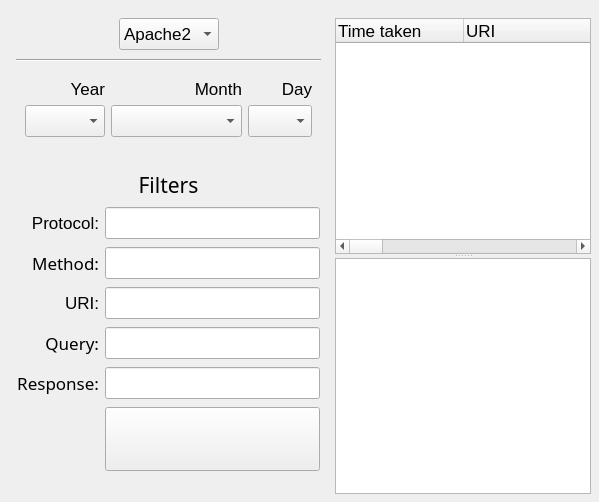
          <widget class="QWidget" name="StatsTabsPage2">
           <layout class="QGridLayout" name="gridLayout_19">
            <property name="leftMargin">
             <number>8</number>
            </property>
            <property name="topMargin">
             <number>18</number>
            </property>
            <property name="rightMargin">
             <number>8</number>
            </property>
            <property name="bottomMargin">
             <number>8</number>
            </property>
            <item row="0" column="0">
             <widget class="QFrame" name="frame_StatsSpeed_1">
              <property name="sizePolicy">
               <sizepolicy hsizetype="Fixed" vsizetype="Fixed">
                <horstretch>0</horstretch>
                <verstretch>0</verstretch>
               </sizepolicy>
              </property>
              <property name="minimumSize">
               <size>
                <width>321</width>
                <height>0</height>
               </size>
              </property>
              <property name="maximumSize">
               <size>
                <width>0</width>
                <height>140</height>
               </size>
              </property>
              <layout class="QGridLayout" name="gridLayout_15">
               <property name="leftMargin">
                <number>8</number>
               </property>
               <property name="topMargin">
                <number>0</number>
               </property>
               <property name="rightMargin">
                <number>8</number>
               </property>
               <property name="bottomMargin">
                <number>8</number>
               </property>
               <item row="0" column="0">
                <spacer name="spacer_StatsSpeed_2">
                 <property name="orientation">
                  <enum>Qt::Horizontal</enum>
                 </property>
                 <property name="sizeHint" stdset="0">
                  <size>
                   <width>40</width>
                   <height>20</height>
                  </size>
                 </property>
                </spacer>
               </item>
               <item row="0" column="1">
                <widget class="QComboBox" name="box_StatsSpeed_WebServer">
                 <property name="minimumSize">
                  <size>
                   <width>100</width>
                   <height>32</height>
                  </size>
                 </property>
                 <property name="maximumSize">
                  <size>
                   <width>16777215</width>
                   <height>32</height>
                  </size>
                 </property>
                 <property name="font">
                  <font>
                   <pointsize>13</pointsize>
                  </font>
                 </property>
                 <property name="toolTip">
                  <string>Select a Web Server</string>
                 </property>
                 <property name="sizeAdjustPolicy">
                  <enum>QComboBox::AdjustToContents</enum>
                 </property>
                 <item>
                  <property name="text">
                   <string>Apache2</string>
                  </property>
                 </item>
                 <item>
                  <property name="text">
                   <string>Nginx</string>
                  </property>
                 </item>
                 <item>
                  <property name="text">
                   <string>IIS</string>
                  </property>
                 </item>
                </widget>
               </item>
               <item row="0" column="2">
                <spacer name="spacer_StatsSpeed_3">
                 <property name="orientation">
                  <enum>Qt::Horizontal</enum>
                 </property>
                 <property name="sizeHint" stdset="0">
                  <size>
                   <width>40</width>
                   <height>20</height>
                  </size>
                 </property>
                </spacer>
               </item>
               <item row="1" column="0" colspan="3">
                <widget class="Line" name="gline_StatsSpeed_1">
                 <property name="minimumSize">
                  <size>
                   <width>0</width>
                   <height>8</height>
                  </size>
                 </property>
                 <property name="orientation">
                  <enum>Qt::Horizontal</enum>
                 </property>
                </widget>
               </item>
               <item row="2" column="0" colspan="3">
                <widget class="QFrame" name="frame_StatsSpeed_Date">
                 <layout class="QGridLayout" name="gridLayout_16">
                  <item row="2" column="2">
                   <widget class="QComboBox" name="box_StatsSpeed_Day">
                    <property name="minimumSize">
                     <size>
                      <width>0</width>
                      <height>32</height>
                     </size>
                    </property>
                    <property name="maximumSize">
                     <size>
                      <width>64</width>
                      <height>32</height>
                     </size>
                    </property>
                    <property name="font">
                     <font>
                      <pointsize>13</pointsize>
                     </font>
                    </property>
                    <property name="placeholderText">
                     <string notr="true">-</string>
                    </property>
                   </widget>
                  </item>
                  <item row="2" column="0">
                   <widget class="QComboBox" name="box_StatsSpeed_Year">
                    <property name="minimumSize">
                     <size>
                      <width>0</width>
                      <height>32</height>
                     </size>
                    </property>
                    <property name="maximumSize">
                     <size>
                      <width>80</width>
                      <height>32</height>
                     </size>
                    </property>
                    <property name="font">
                     <font>
                      <pointsize>13</pointsize>
                     </font>
                    </property>
                    <property name="placeholderText">
                     <string notr="true">-</string>
                    </property>
                   </widget>
                  </item>
                  <item row="2" column="1">
                   <widget class="QComboBox" name="box_StatsSpeed_Month">
                    <property name="minimumSize">
                     <size>
                      <width>120</width>
                      <height>32</height>
                     </size>
                    </property>
                    <property name="maximumSize">
                     <size>
                      <width>16777215</width>
                      <height>32</height>
                     </size>
                    </property>
                    <property name="font">
                     <font>
                      <pointsize>13</pointsize>
                     </font>
                    </property>
                    <property name="placeholderText">
                     <string notr="true">-</string>
                    </property>
                   </widget>
                  </item>
                  <item row="1" column="0">
                   <widget class="QLabel" name="label_StatsSpeed_Year">
                    <property name="font">
                     <font>
                      <pointsize>13</pointsize>
                     </font>
                    </property>
                    <property name="text">
                     <string>Year</string>
                    </property>
                    <property name="alignment">
                     <set>Qt::AlignRight|Qt::AlignTrailing|Qt::AlignVCenter</set>
                    </property>
                   </widget>
                  </item>
                  <item row="1" column="1">
                   <widget class="QLabel" name="label_StatsSpeed_Month">
                    <property name="font">
                     <font>
                      <pointsize>13</pointsize>
                     </font>
                    </property>
                    <property name="text">
                     <string>Month</string>
                    </property>
                    <property name="alignment">
                     <set>Qt::AlignRight|Qt::AlignTrailing|Qt::AlignVCenter</set>
                    </property>
                   </widget>
                  </item>
                  <item row="1" column="2">
                   <widget class="QLabel" name="label_StatsSpeed_Day">
                    <property name="font">
                     <font>
                      <pointsize>13</pointsize>
                     </font>
                    </property>
                    <property name="text">
                     <string>Day</string>
                    </property>
                    <property name="alignment">
                     <set>Qt::AlignRight|Qt::AlignTrailing|Qt::AlignVCenter</set>
                    </property>
                   </widget>
                  </item>
                 </layout>
                </widget>
               </item>
              </layout>
             </widget>
            </item>
            <item row="0" column="1" rowspan="3">
             <widget class="QSplitter" name="splitter_StatsSpeed">
              <property name="orientation">
               <enum>Qt::Vertical</enum>
              </property>
              <widget class="QTableWidget" name="table_StatsSpeed">
               <property name="font">
                <font>
                 <pointsize>13</pointsize>
                </font>
               </property>
               <property name="editTriggers">
                <set>QAbstractItemView::NoEditTriggers</set>
               </property>
               <property name="showDropIndicator" stdset="0">
                <bool>false</bool>
               </property>
               <property name="dragDropOverwriteMode">
                <bool>false</bool>
               </property>
               <property name="sortingEnabled">
                <bool>true</bool>
               </property>
               <attribute name="horizontalHeaderMinimumSectionSize">
                <number>64</number>
               </attribute>
               <attribute name="horizontalHeaderDefaultSectionSize">
                <number>128</number>
               </attribute>
               <attribute name="horizontalHeaderStretchLastSection">
                <bool>true</bool>
               </attribute>
               <column>
                <property name="text">
                 <string notr="true">Time taken</string>
                </property>
                <property name="toolTip">
                 <string>Time taken by the server to serve the content, in milliseconds</string>
                </property>
                <property name="textAlignment">
                 <set>AlignLeading|AlignVCenter</set>
                </property>
               </column>
               <column>
                <property name="text">
                 <string notr="true">URI</string>
                </property>
                <property name="toolTip">
                 <string>URI of the requested page</string>
                </property>
                <property name="textAlignment">
                 <set>AlignLeading|AlignVCenter</set>
                </property>
               </column>
               <column>
                <property name="text">
                 <string notr="true">Query</string>
                </property>
                <property name="toolTip">
                 <string>Query carried along with the URI</string>
                </property>
                <property name="textAlignment">
                 <set>AlignLeading|AlignVCenter</set>
                </property>
               </column>
               <column>
                <property name="text">
                 <string notr="true">Method</string>
                </property>
                <property name="toolTip">
                 <string>Method of the request</string>
                </property>
                <property name="textAlignment">
                 <set>AlignLeading|AlignVCenter</set>
                </property>
               </column>
               <column>
                <property name="text">
                 <string notr="true">Protocol</string>
                </property>
                <property name="toolTip">
                 <string>Protocol of the request</string>
                </property>
                <property name="textAlignment">
                 <set>AlignLeading|AlignVCenter</set>
                </property>
               </column>
               <column>
                <property name="text">
                 <string notr="true">Response code</string>
                </property>
                <property name="toolTip">
                 <string>Response code from the server</string>
                </property>
                <property name="textAlignment">
                 <set>AlignLeading|AlignVCenter</set>
                </property>
               </column>
               <column>
                <property name="text">
                 <string notr="true">Time</string>
                </property>
                <property name="toolTip">
                 <string>Time when the request arrived (hh:mm:ss)</string>
                </property>
                <property name="textAlignment">
                 <set>AlignLeading|AlignVCenter</set>
                </property>
               </column>
              </widget>
              <widget class="QChartView" name="chart_StatsSpeed"/>
             </widget>
            </item>
            <item row="1" column="0">
             <widget class="QFrame" name="frame_StatsSpeed_2">
              <property name="sizePolicy">
               <sizepolicy hsizetype="Fixed" vsizetype="Fixed">
                <horstretch>0</horstretch>
                <verstretch>0</verstretch>
               </sizepolicy>
              </property>
              <property name="minimumSize">
               <size>
                <width>0</width>
                <height>328</height>
               </size>
              </property>
              <property name="maximumSize">
               <size>
                <width>321</width>
                <height>16777215</height>
               </size>
              </property>
              <layout class="QGridLayout" name="gridLayout_20">
               <item row="4" column="1">
                <widget class="QLineEdit" name="inLine_StatsSpeed_Query">
                 <property name="minimumSize">
                  <size>
                   <width>0</width>
                   <height>32</height>
                  </size>
                 </property>
                 <property name="maximumSize">
                  <size>
                   <width>16777215</width>
                   <height>32</height>
                  </size>
                 </property>
                 <property name="font">
                  <font>
                   <pointsize>13</pointsize>
                  </font>
                 </property>
                 <property name="toolTip">
                  <string>Only use lines in which the field is starting with this string</string>
                 </property>
                 <property name="text">
                  <string/>
                 </property>
                </widget>
               </item>
               <item row="1" column="1">
                <widget class="QLineEdit" name="inLine_StatsSpeed_Protocol">
                 <property name="minimumSize">
                  <size>
                   <width>0</width>
                   <height>32</height>
                  </size>
                 </property>
                 <property name="maximumSize">
                  <size>
                   <width>16777215</width>
                   <height>32</height>
                  </size>
                 </property>
                 <property name="font">
                  <font>
                   <pointsize>13</pointsize>
                  </font>
                 </property>
                 <property name="toolTip">
                  <string>Only use lines in which the field is starting with this string</string>
                 </property>
                </widget>
               </item>
               <item row="1" column="0">
                <widget class="QLabel" name="label_StatsSpeed_Protocol">
                 <property name="font">
                  <font>
                   <pointsize>13</pointsize>
                  </font>
                 </property>
                 <property name="toolTip">
                  <string>Protocol of the request</string>
                 </property>
                 <property name="text">
                  <string>Protocol:</string>
                 </property>
                 <property name="alignment">
                  <set>Qt::AlignRight|Qt::AlignTrailing|Qt::AlignVCenter</set>
                 </property>
                </widget>
               </item>
               <item row="2" column="0">
                <widget class="QLabel" name="label_StatsSpeed_Method">
                 <property name="font">
                  <font>
                   <family>Noto Sans</family>
                   <pointsize>13</pointsize>
                  </font>
                 </property>
                 <property name="toolTip">
                  <string>Method of the request</string>
                 </property>
                 <property name="text">
                  <string>Method:</string>
                 </property>
                 <property name="alignment">
                  <set>Qt::AlignRight|Qt::AlignTrailing|Qt::AlignVCenter</set>
                 </property>
                </widget>
               </item>
               <item row="5" column="1">
                <widget class="QLineEdit" name="inLine_StatsSpeed_Response">
                 <property name="minimumSize">
                  <size>
                   <width>0</width>
                   <height>32</height>
                  </size>
                 </property>
                 <property name="maximumSize">
                  <size>
                   <width>16777215</width>
                   <height>32</height>
                  </size>
                 </property>
                 <property name="font">
                  <font>
                   <pointsize>13</pointsize>
                  </font>
                 </property>
                 <property name="toolTip">
                  <string>Only use lines in which the field is matching this statement.
Use '!', '=','&lt;' or '&gt;' to declare what to use</string>
                 </property>
                 <property name="text">
                  <string/>
                 </property>
                </widget>
               </item>
               <item row="3" column="1">
                <widget class="QLineEdit" name="inLine_StatsSpeed_Uri">
                 <property name="minimumSize">
                  <size>
                   <width>0</width>
                   <height>32</height>
                  </size>
                 </property>
                 <property name="maximumSize">
                  <size>
                   <width>16777215</width>
                   <height>32</height>
                  </size>
                 </property>
                 <property name="font">
                  <font>
                   <pointsize>13</pointsize>
                  </font>
                 </property>
                 <property name="toolTip">
                  <string>Only use lines in which the field is starting with this string</string>
                 </property>
                </widget>
               </item>
               <item row="5" column="0">
                <widget class="QLabel" name="label_StatsSpeed_Response">
                 <property name="font">
                  <font>
                   <family>Noto Sans</family>
                   <pointsize>13</pointsize>
                  </font>
                 </property>
                 <property name="toolTip">
                  <string>Response code from the server</string>
                 </property>
                 <property name="text">
                  <string>Response:</string>
                 </property>
                 <property name="alignment">
                  <set>Qt::AlignRight|Qt::AlignTrailing|Qt::AlignVCenter</set>
                 </property>
                </widget>
               </item>
               <item row="4" column="0">
                <widget class="QLabel" name="label_StatsSpeed_Query">
                 <property name="font">
                  <font>
                   <family>Noto Sans</family>
                   <pointsize>13</pointsize>
                  </font>
                 </property>
                 <property name="toolTip">
                  <string>Query carried along with the URI</string>
                 </property>
                 <property name="text">
                  <string>Query:</string>
                 </property>
                 <property name="alignment">
                  <set>Qt::AlignRight|Qt::AlignTrailing|Qt::AlignVCenter</set>
                 </property>
                </widget>
               </item>
               <item row="2" column="1">
                <widget class="QLineEdit" name="inLine_StatsSpeed_Method">
                 <property name="minimumSize">
                  <size>
                   <width>0</width>
                   <height>32</height>
                  </size>
                 </property>
                 <property name="maximumSize">
                  <size>
                   <width>16777215</width>
                   <height>32</height>
                  </size>
                 </property>
                 <property name="font">
                  <font>
                   <pointsize>13</pointsize>
                  </font>
                 </property>
                 <property name="toolTip">
                  <string>Only use lines in which the field is starting with this string</string>
                 </property>
                 <property name="text">
                  <string/>
                 </property>
                </widget>
               </item>
               <item row="3" column="0">
                <widget class="QLabel" name="label_StatsSpeed_Uri">
                 <property name="font">
                  <font>
                   <pointsize>13</pointsize>
                  </font>
                 </property>
                 <property name="toolTip">
                  <string>URI of the requested page</string>
                 </property>
                 <property name="text">
                  <string>URI:</string>
                 </property>
                 <property name="alignment">
                  <set>Qt::AlignRight|Qt::AlignTrailing|Qt::AlignVCenter</set>
                 </property>
                </widget>
               </item>
               <item row="6" column="1">
                <widget class="QPushButton" name="button_StatsSpeed_Draw">
                 <property name="sizePolicy">
                  <sizepolicy hsizetype="Minimum" vsizetype="Expanding">
                   <horstretch>0</horstretch>
                   <verstretch>0</verstretch>
                  </sizepolicy>
                 </property>
                 <property name="minimumSize">
                  <size>
                   <width>0</width>
                   <height>64</height>
                  </size>
                 </property>
                 <property name="maximumSize">
                  <size>
                   <width>16777215</width>
                   <height>64</height>
                  </size>
                 </property>
                 <property name="font">
                  <font>
                   <pointsize>23</pointsize>
                  </font>
                 </property>
                 <property name="cursor">
                  <cursorShape>PointingHandCursor</cursorShape>
                 </property>
                 <property name="iconSize">
                  <size>
                   <width>44</width>
                   <height>44</height>
                  </size>
                 </property>
                </widget>
               </item>
               <item row="0" column="0" colspan="2">
                <widget class="QLabel" name="label_StatsSpeed_Filters">
                 <property name="maximumSize">
                  <size>
                   <width>16777215</width>
                   <height>28</height>
                  </size>
                 </property>
                 <property name="font">
                  <font>
                   <family>Noto Sans</family>
                   <pointsize>16</pointsize>
                  </font>
                 </property>
                 <property name="text">
                  <string>Filters</string>
                 </property>
                 <property name="alignment">
                  <set>Qt::AlignCenter</set>
                 </property>
                </widget>
               </item>
              </layout>
             </widget>
            </item>
           </layout>
          </widget>
